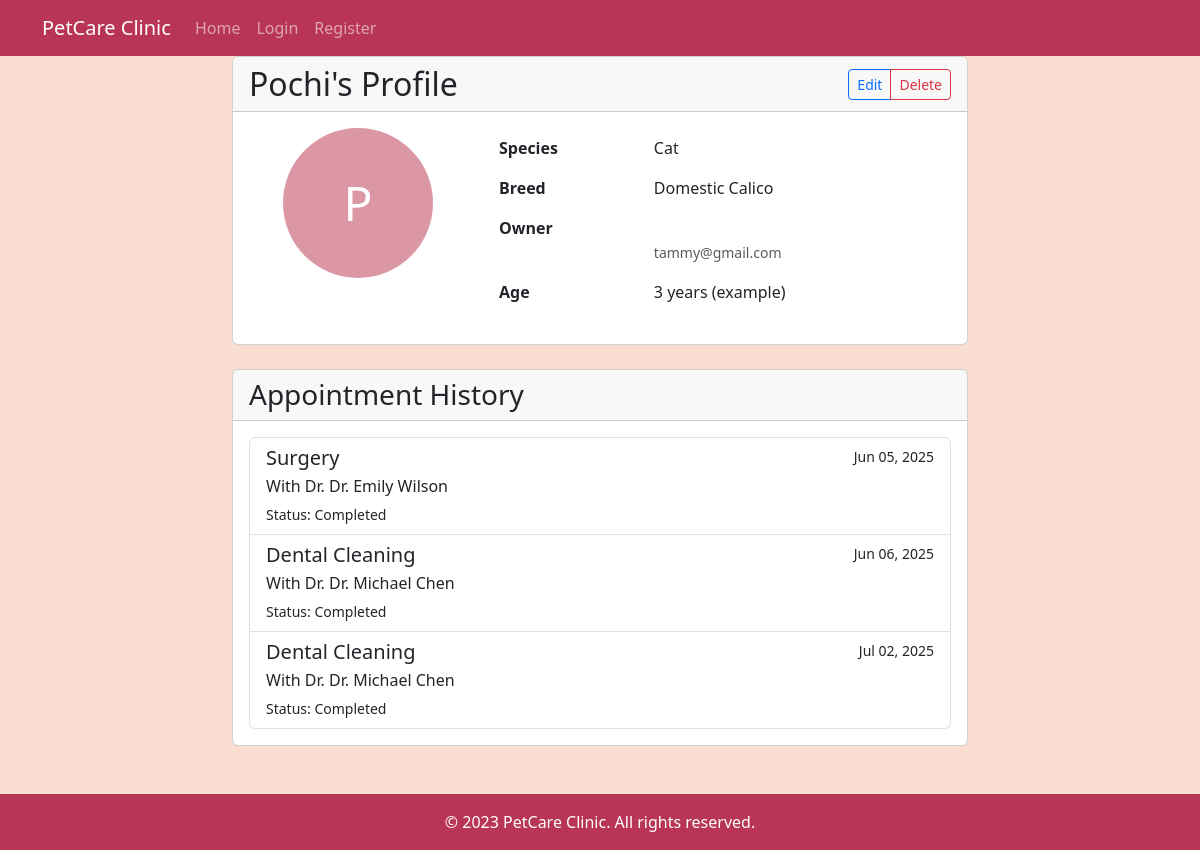
The app's page /pets/5/ with its own data.
### clinic/models.py (models this page shows, shortened)
class Pet(models.Model):
    owner = models.ForeignKey(Owner, on_delete=models.CASCADE, related_name='pets')
    name = models.CharField(max_length=100)
    species = models.CharField(max_length=50)
    breed = models.CharField(max_length=100)
    photo = models.ImageField(upload_to='pet_photos/', null=True, blank=True)
    created_at = models.DateTimeField(auto_now_add=True)
    updated_at = models.DateTimeField(auto_now=True)

class Owner(AbstractUser):
    phone = models.CharField(max_length=15, blank=True)
    profile_picture = models.ImageField(upload_to='profile_pics/', blank=True, null=True)
    class Meta:
        verbose_name = "Owner"
        verbose_name_plural = "Owners"

class Appointment(models.Model):
    pet = models.ForeignKey(Pet, on_delete=models.CASCADE, related_name="appointments")
    vet = models.ForeignKey(Vet, on_delete=models.CASCADE, related_name="appointments")
    date = models.DateTimeField(verbose_name="Appointment Date")
    reason = models.CharField(max_length=200, verbose_name="Reason")
    class Meta:
        unique_together = ('vet', 'date')

class Vet(models.Model):
    name = models.CharField(max_length=100, verbose_name="Veterinarian Name")

### clinic/views.py (the view)
# urls.py: path('pets/<int:pk>/', PetDetailView.as_view(), name='pet-detail'),
class PetDetailView(DetailView):
    model = Pet
    template_name = 'clinic/pet_detail.html'
    context_object_name = 'pet'

### clinic/templates/clinic/pet_detail.html (shortened to what this page needs)
{% extends 'clinic/base.html' %}
{% block content %}
<div class="row">
    <div class="col-md-8 mx-auto">
        <div class="card pet-card mb-4">
            <div class="card-header d-flex justify-content-between align-items-center">
                <h2 class="mb-0">{{ pet.name }}'s Profile</h2>
                <div class="btn-group">
                    <a href="{% url 'pet-update' pet.id %}" class="btn btn-sm btn-outline-primary">Edit</a>
                    <a href="{% url 'pet-delete' pet.id %}" class="btn btn-sm btn-outline-danger">Delete</a>
                </div>
            </div>
            <div class="card-body">
                <div class="row">
                    <div class="col-md-4 text-center">
                        <div class="pet-avatar mb-3" style="
                            width: 150px;
                            height: 150px;
                            background-color: var(--parrot-pink);
                            border-radius: 50%;
                            display: inline-flex;
                            align-items: center;
                            justify-content: center;
                            font-size: 3rem;
                            color: white;
                        ">
                            {{ pet.name|first|upper }}
                        </div>
                    </div>
                    <div class="col-md-8">
                        <table class="table table-borderless">
                            <tbody>
                                <tr>
                                    <th scope="row">Species</th>
                                    <td>{{ pet.species }}</td>
                                </tr>
                                <tr>
                                    <th scope="row">Breed</th>
                                    <td>{{ pet.breed }}</td>
                                </tr>
                                <tr>
                                    <th scope="row">Owner</th>
                                    <td>
                                        <br>
                                        <small class="text-muted">{{ pet.owner.email }}</small>
                                    </td>
                                </tr>
                                <tr>
                                    <th scope="row">Age</th>
                                    <td>3 years (example)</td>
                                </tr>
                            </tbody>
                        </table>
                    </div>
                </div>
            </div>
        </div>
        <div class="card">
            <div class="card-header">
                <h3 class="mb-0">Appointment History</h3>
            </div>
            <div class="card-body">
                {% if pet.appointments.all %}
                <div class="list-group">
                    {% for appointment in pet.appointments.all %}
                    <div class="list-group-item">
                        <div class="d-flex w-100 justify-content-between">
                            <h5 class="mb-1">{{ appointment.reason }}</h5>
                            <small>{{ appointment.date|date:"M d, Y" }}</small>
                        </div>
                        <p class="mb-1">With Dr. {{ appointment.vet.name }}</p>
                        <small>Status: Completed</small>
                    </div>
                    {% endfor %}
                </div>
                {% else %}
                <p class="text-muted">No appointment history found.</p>
                {% endif %}
            </div>
        </div>
    </div>
</div>
{% endblock %}

### clinic/templates/clinic/base.html (style rules this page uses)
:root { --maroon: #b83556; --parrot-pink: #dc97a5; --ucla-blue: #55768c; --lumber: #faded2; --milk-chocolate: #845747; }
body { background-color: var(--lumber); font-family: 'Segoe UI', Tahoma, Geneva, Verdana, sans-serif; }

### records on screen
Pet: name "Pochi", name|first "P", species "Cat", breed "Domestic Calico", owner.email "tammy@gmail.com"
Appointment: reason "Surgery", date "Jun 05, 2025", vet.name "Dr. Emily Wilson"
Appointment: reason "Dental Cleaning", date "Jun 06, 2025", vet.name "Dr. Michael Chen"
Appointment: reason "Dental Cleaning", date "Jul 02, 2025", vet.name "Dr. Michael Chen"
